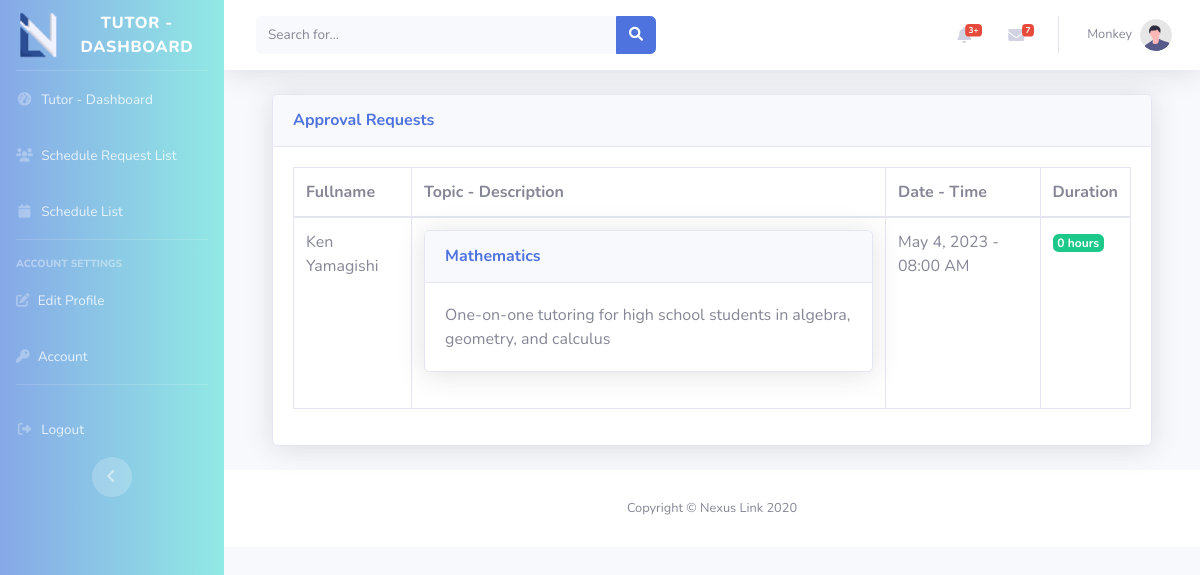
Page /tutor/schedule.php (signed in) on the committed database.
### tables this page shows
CREATE TABLE `tbl_tutor` (
  `tutorid` int(11) NOT NULL,
  `tutor_fname` varchar(50) DEFAULT NULL,
  `tutor_mname` varchar(50) DEFAULT NULL,
  `tutor_lname` varchar(50) DEFAULT NULL,
  `tutor_bio` text NOT NULL,
  `tutor_stunum` varchar(50) NOT NULL,
  `tutor_sex` char(1) DEFAULT NULL,
  `tutor_email` varchar(50) DEFAULT NULL,
  `tutor_cor` varchar(255) NOT NULL,
  `tutor_course` varchar(50) DEFAULT NULL,
  `tutor_year` int(11) DEFAULT NULL,
  `tutor_bday` date DEFAULT NULL,
  `auth_id` int(11) DEFAULT NULL,
  `allowed_schedule` int(10) NOT NULL,
  `tutor_profile` varchar(255) NOT NULL
);

CREATE TABLE `tbl_request` (
  `requestid` int(11) NOT NULL,
  `tutorid` int(11) DEFAULT NULL,
  `tuteeid` int(11) DEFAULT NULL,
  `scheduleid` int(11) DEFAULT NULL,
  `request_status` varchar(50) DEFAULT NULL
);

CREATE TABLE `tbl_tutee` (
  `tuteeid` int(11) NOT NULL,
  `tutee_fname` varchar(50) DEFAULT NULL,
  `tutee_mname` varchar(50) DEFAULT NULL,
  `tutee_lname` varchar(50) DEFAULT NULL,
  `tutee_stunum` varchar(50) NOT NULL,
  `tutee_sex` char(1) DEFAULT NULL,
  `tutee_email` varchar(50) DEFAULT NULL,
  `tutee_cor` varchar(255) NOT NULL,
  `tutee_course` varchar(50) DEFAULT NULL,
  `tutee_year` int(11) DEFAULT NULL,
  `tutee_bday` date DEFAULT NULL,
  `auth_id` int(11) DEFAULT NULL
);

CREATE TABLE `tbl_schedule` (
  `scheduleid` int(11) NOT NULL,
  `tutorid` int(11) DEFAULT NULL,
  `start_time` time DEFAULT NULL,
  `duration` int(10) NOT NULL,
  `date` date DEFAULT NULL,
  `topic` varchar(50) DEFAULT NULL,
  `description` varchar(255) DEFAULT NULL,
  `max_tutee` int(11) DEFAULT NULL
);

### tutor/schedule.php (the view, shortened to what this page needs)
<?php include 'includes/header.php'; ?>
<?php
include('../connect.php');
?>
<div id="wrapper">
    <?php include 'includes/sidebar.php'; ?>
    <div id="content-wrapper" class="d-flex flex-column">
        <div id="content">
            <nav class="navbar navbar-expand navbar-light bg-white topbar mb-4 static-top shadow">
                <form
                    class="d-none d-sm-inline-block form-inline mr-auto ml-md-3 my-2 my-md-0 mw-100 navbar-search">
                    <div class="input-group">
                        <input type="text" class="form-control bg-light border-0 small" placeholder="Search for..."
                               aria-label="Search" aria-describedby="basic-addon2">
                        <div class="input-group-append">
                            <button class="btn btn-primary" type="button">
                                <i class="fas fa-search fa-sm"></i>
                            </button>
                        </div>
                    </div>
                </form>
                <ul class="navbar-nav ml-auto">
                    <li class="nav-item dropdown no-arrow mx-1">
                        <a class="nav-link dropdown-toggle" href="#" id="alertsDropdown" role="button"
                           data-toggle="dropdown" aria-haspopup="true" aria-expanded="false">
                            <i class="fas fa-bell fa-fw"></i>
                            <span class="badge badge-danger badge-counter">3+</span>
                        </a>
                    </li>
                    <li class="nav-item dropdown no-arrow mx-1">
                        <a class="nav-link dropdown-toggle" href="#" id="messagesDropdown" role="button"
                           data-toggle="dropdown" aria-haspopup="true" aria-expanded="false">
                            <i class="fas fa-envelope fa-fw"></i>
                            <span class="badge badge-danger badge-counter">7</span>
                        </a>
                    </li>
                    <?php
                    $tutorid = $_SESSION['tutorid'];
                    $sql = "SELECT * FROM tbl_tutor WHERE tutorid = '$tutorid'";
                    $result = mysqli_query($database, $sql);
                    $row = mysqli_fetch_assoc($result);
                    $tutorname = $row['tutor_fname'];
                    ?>
                    <li class="nav-item dropdown no-arrow">
                        <a class="nav-link dropdown-toggle" href="#" id="userDropdown" role="button"
                           data-toggle="dropdown" aria-haspopup="true" aria-expanded="false">
                            <span class="mr-2 d-none d-lg-inline text-gray-600 small"><?php echo $tutorname; ?></span>
                            <img class="img-profile rounded-circle"
                                 src="../img/undraw_profile.svg">
                        </a>
                    </li>
                </ul>
            </nav>
            <div class="container-fluid">
                <div class="container">
                    <div class="card shadow mb-4">
                        <div class="card-header py-3">
                            <h6 class="m-0 font-weight-bold text-primary">Approval Requests</h6>
                        </div>
                        <div class="card-body">
                            <div class="table-responsive">
                                <table class="table table-bordered" id="dataTable" width="100%" cellspacing="0">
                                    <thead>
                                    <tr>
                                        <th>Fullname</th>
                                        <th>Topic - Description</th>
                                        <th>Date - Time</th>
                                        <th>Duration</th>
                                    </tr>
                                    </thead>
                                    <tbody>
                                    <?php
                                    $tutorid = $_SESSION['tutorid'];
                                    $sql = "SELECT * FROM tbl_request WHERE tutorid = '$tutorid' AND request_status = 1";
                                    $result = mysqli_query($database, $sql);
                                    while ($row = mysqli_fetch_assoc($result)) {
                                        $scheduleid = $row['scheduleid'];
                                        $tuteeid = $row['tuteeid'];
                                        $sql1 = "SELECT * FROM tbl_tutee WHERE tuteeid = '$tuteeid'";
                                        $result1 = mysqli_query($database, $sql1);
                                        $row1 = mysqli_fetch_assoc($result1);
                                        $tutee_fullname = $row1['tutee_fname'] . " " . $row1['tutee_lname'];
                                        $sql2 = "SELECT * FROM tbl_schedule WHERE scheduleid = '$scheduleid'";
                                        $result2 = mysqli_query($database, $sql2);
                                        $row2 = mysqli_fetch_assoc($result2);
                                        $topic = $row2['topic'];
                                        $description = $row2['description'];
                                        $duration = $row2['duration'];
                                        $date = $row2['date'];
                                        $start_time = $row2['start_time'];
                                        $date = date("F j, Y", strtotime($date));
                                        $start_time = date("h:i A", strtotime($start_time));
                                        if ($duration == 1) {
                                            $duration = $duration . " hour";
                                        } else {
                                            $duration = $duration . " hours";
                                        }
                                        ?>
                                        <tr>
                                            <td><?php echo $tutee_fullname; ?></td>
                                            <td>
                                                <div class="card shadow mb-4">
                                                    <div class="card-header py-3">
                                                        <h6 class="m-0 font-weight-bold text-primary"><?php echo $topic; ?></h6>
                                                    </div>
                                                    <div class="card-body">
                                                        <?php echo $description; ?>
                                                    </div>
                                                </div>
                                            <td><?php echo $date . " - " . $start_time; ?></td>
                                            <td>
                                                <span class="badge badge-success"><?php echo $duration; ?></span>
                                            </td>
                                        </tr>
                                        <?php
                                    }
                                    ?>
                                    </tbody>
                                </table>
                            </div>
                        </div>
                    </div>
                </div>
            </div>
            <footer class="sticky-footer bg-white">
                <div class="container my-auto">
                    <div class="copyright text-center my-auto">
                        <span>Copyright &copy; Nexus Link 2020</span>
                    </div>
                </div>
            </footer>
        </div>
    </div>
    <?php include 'includes/footer.php'; ?>

### tutor/includes/header.php (style rules this page uses)
.bg-gradient-blue { background-image: linear-gradient(to right, #3F51B5, #2196F3); }

### rows in the picture
tbl_tutor: tutor_fname "Monkey"
tbl_request: tuteeid.tutee_lname "Ken Yamagishi", scheduleid.topic "Mathematics", scheduleid.description "One-on-one tutoring for high school students in algebra, geometry, and calculus", scheduleid.date "May 4, 2023", scheduleid.start_time "08:00 AM", duration "0 hours"
